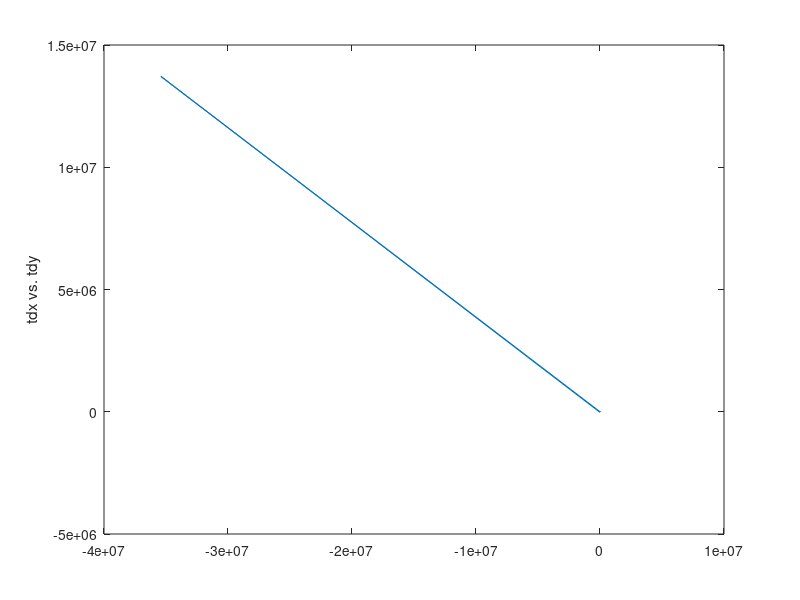
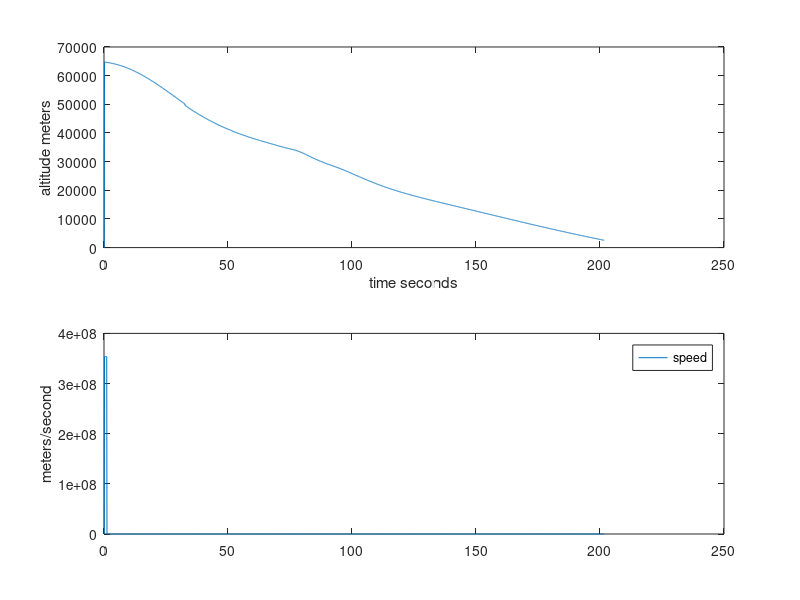
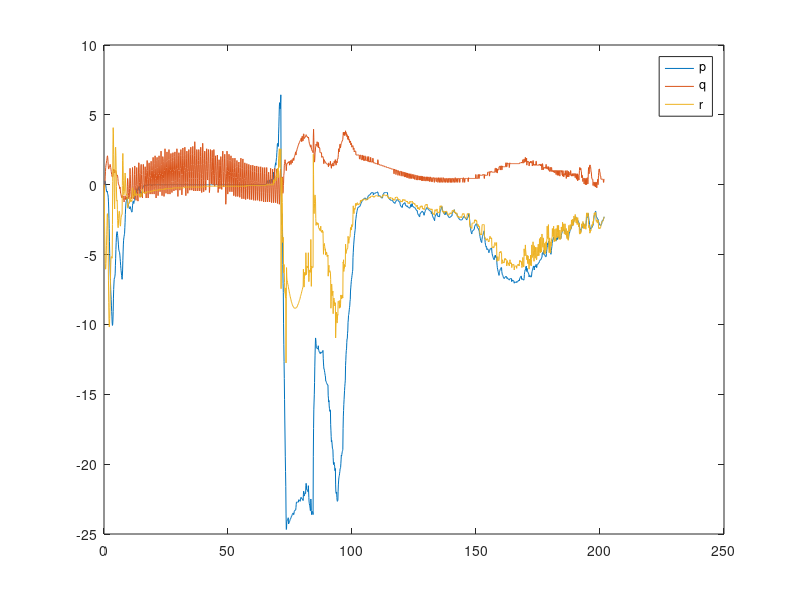
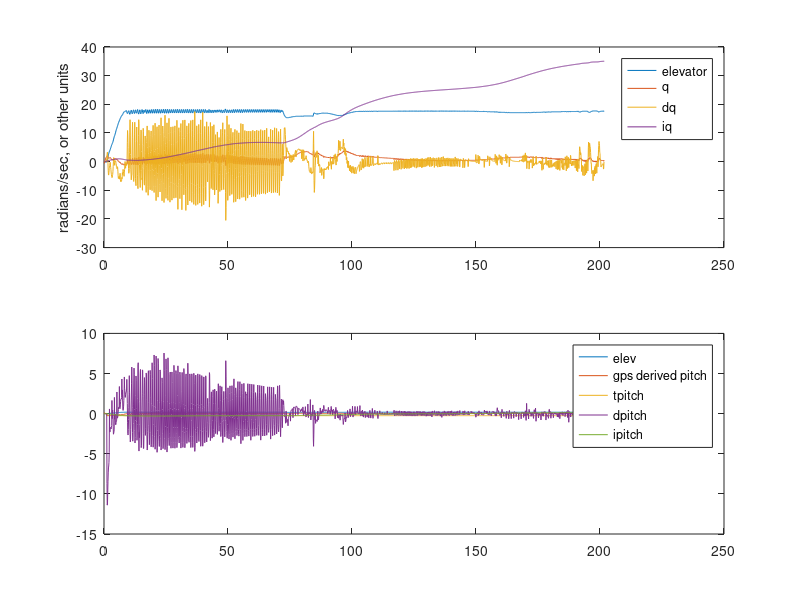

MATLAB code to generate these figures, in order:

clear;

f = csvread('telemetry.csv');
%fid = fopen("telemetry.csv");
%f = fscanf(fid,'%f,%f,%f',[3, 1000]);
f = f';


len =size(f,2)

l = round(len*0.9);

t = [1:l]/10;
r2d = 180/pi;

p = f(4,1:l)*r2d;
q = f(5,1:l)*r2d;
r = f(6,1:l)*r2d;

err_head = f(12,1:l);
derr_head = f(13,1:l);
ierr_head = f(14,1:l);

elev = f(7,1:l);
rud = f(8,1:l);
ail = f(9,1:l);

dq = f(10,1:l);
iq = f(11,1:l);

pitch  = f(15,1:l);
dpitch = f(16,1:l);
ipitch = f(17,1:l);

tpitch = f(18,1:l);
speed = f(19,1:l);

tdx = f(20,1:l);
tdy = f(21,1:l);

figure(1);
plot(tdx, tdy);
ylabel('tdx vs. tdy');

figure(2),
subplot(2,1,1),plot(t,f(3,1:l));
ylabel('altitude meters');
xlabel('time seconds');

subplot(2,1,2),plot(t,speed);
legend('speed');
ylabel('meters/second');

figure(3),
plot(t,p, t,q,t,r);
legend('p','q','r');

figure(4),
factor = 100; % max(abs(q))/ max(abs(elev));
subplot(2,1,1),plot(t,elev*factor, t, q,t,dq*500, t, iq*10);
ylabel('radians/sec, or other units');
legend('elevator','q', 'dq','iq');
subplot(2,1,2),plot(t, elev, t,pitch, t, tpitch, t, dpitch*50, t, ipitch/5);
legend('elev', 'gps derived pitch', 'tpitch', 'dpitch', 'ipitch');

figure(5),
plot(t,rud*100, t,err_head, t, derr_head*10, t, ierr_head/10);
ylabel('degrees');
%legend('rudder', 'error heading', 'derror heading', 'ierr head');
